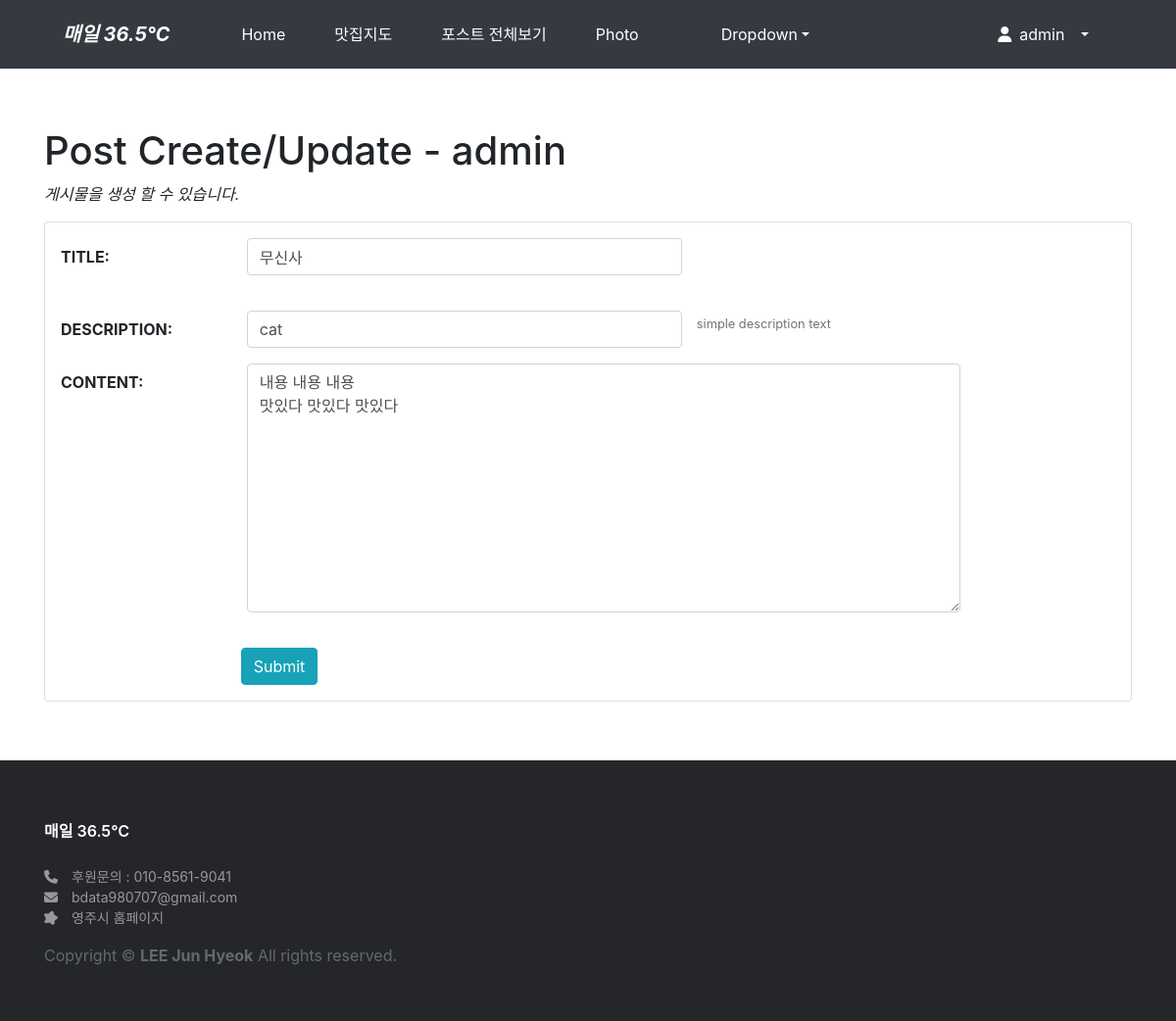
The page /blog/4/update/ (signed in) on the database its author committed.
### blog/models.py (models this page shows, shortened)
class Post(models.Model):
    title = models.CharField('TITLE', max_length=50)
    slug = models.SlugField('SLUG', unique=True, allow_unicode=True, help_text='one word for title alias')
    description = models.CharField('DESCRIPTION', max_length=100, blank=True, help_text='simple description text')
    image = models.ImageField(upload_to='images/', blank=True, null = True)
    content = models.TextField('CONTENT')
    create_dt = models.DateTimeField('CREATE DATE', auto_now_add=True)
    modify_dt = models.DateTimeField('MODIFY DATE', auto_now=True)
    tags = TaggableManager(blank=True)
    owner = models.ForeignKey(User, on_delete=models.CASCADE, verbose_name='OWNER', blank=True, null=True)
    name =models.CharField(max_length=15,blank=True, null=True)
    location = models.CharField(max_length=50,default='',blank=True, null=True)
    latitude=models.FloatField(default=0.0,blank=True, null=True)
    longitude=models.FloatField(default=0.0,blank=True, null=True)
    class Meta:
        verbose_name = 'post'
        verbose_name_plural = 'posts'
        db_table = 'blog_posts'
        ordering = ('-modify_dt',)

### blog/views.py (the view)
# urls.py: path('<int:pk>/update/',views.PostUpdateView.as_view(), name='update'),
class PostUpdateView(OwnerOnlyMixin, UpdateView):
    model = Post
    fields = ['title','description','content','tags']
    success_url = reverse_lazy('blog:index')

### mysite/views.py (called while the page is built)
    def dispatch(self, request,*args,**kwargs):
        obj = self.get_object()
        if request.user != obj.owner:
            return self.handle_no_permission()
        return super().dispatch(request,*args,**kwargs)

### blog/templates/blog/post_form.html (shortened to what this page needs)
{% extends 'base.html' %}
{% load widget_tweaks %}
{% block content %}
    <h1>Post Create/Update - {{user}}</h1>
    <p class="font-italic">게시물을 생성 할 수 있습니다.</p>
    <form action="." method="post" class="card pt-3"> {% csrf_token %}
        <div class="form-group row">
            {{ form.title|add_label_class:"col-form-label col-sm-2 ml-3 font-weight-bold" }}
            <div class="col-sm-5">
                {{ form.title|add_class:"form-control"|attr:"autofocus" }}
            </div>
        </div>
        <div class="form-group row">
            <div class="col-sm-5">
            </div>
        </div>
        <div class="form-group row">
            {{ form.description|add_label_class:"col-form-label col-sm-2 ml-3 font-weight-bold" }}
            <div class="col-sm-5">
                {{ form.description|add_class:"form-control" }}
            </div>
            <small class="form-text text-muted">{{ form.description.help_text }}</small>
        </div>
        <div class="form-group row">
            {{ form.content|add_label_class:"col-form-label col-sm-2 ml-3 font-weight-bold" }}
            <div class="col-sm-8">
                {{ form.content|add_class:"form-control" }}
            </div>
        </div>
        <div class="form-group row">
            <div class="col-sm-5">
            </div>
        </div>
        <div class="form-group">
            <div class="offset-sm-2 col-sm-5">
                <input type="submit" value="Submit" class="btn btn-info" />
            </div>
        </div>
    </form>
{% endblock %}

### templates/base.html (shortened to what this page needs)
<!DOCTYPE html>
<html lang="ko">
<head>
    <link rel="stylesheet" href="https://maxcdn.bootstrapcdn.com/bootstrap/4.5.0/css/bootstrap.min.css">
    <link rel="stylesheet" as="style" crossorigin href="https://cdn.jsdelivr.net/gh/orioncactus/pretendard@v1.3.5/dist/web/static/pretendard.css" />
</head>
<body>
    <nav class="navbar navbar-expand-lg navbar-dark bg-dark">
        <span class="navbar-brand mx-5 mb-0 font-weight-bold font-italic">매일 36.5℃</span>
        <div class="collapse navbar-collapse" id="navbarSupportedContent">
            <ul class="navbar-nav mr-auto">
                <li class="nav-item mx-1 btn">
                    <a class="nav-link text-white" href="{% url 'home' %}">Home</a>
                </li>
                <li class="nav-item mx-1 btn">
                    <a class="nav-link text-white" href="{% url 'bookmark:index' %}">맛집지도</a>
                </li>
                <li class="nav-item mx-1 btn">
                    <a class="nav-link text-white" href="{% url 'blog:index' %}">포스트 전체보기</a>
                </li>
                <li class="nav-item mx-1 btn">
                    <a class="nav-link text-white" href="{% url 'photo:index' %}">Photo</a>
                </li>
                <li class="nav-item dropdown mx-1 btn">
                <li class="nav-item dropdown mx-1 btn">
                    <a class="nav-link dropdown-toggle text-white" href="#" data-toggle="dropdown">Dropdown</a>
                </li>
            </ul>
            <ul class="navbar-nav mx-5">
                <li class="nav-item dropdown mx-1 btn btn-dark">
                    {% if user.is_active %}
                    <a class="nav-link dropdown-toggle text-white" href="#" data-toggle="dropdown">
                        <i class="fas fa-user"></i>&ensp;{% firstof user.get_short_name user.get_username %}&ensp;
                    </a>
                    {% endif %}
                </li>
            </ul>
        </div>
    </nav>
    <div id="main-wrapper">
        <div id="main-content" class="container">
            {% block content %}
            {% endblock %}
        </div>
    </div>
    <footer>
        <div class="container">
            <div class="footer_logo">매일 36.5℃</div>
            <div id="contact_info">
                <p>
                    <a class="text-decoration-none" href="tel:+821085619041"><i class="fa-solid fa-phone"></i>&emsp;후원문의 : 010-8561-9041</a>
                    <br>
                    <a class="text-decoration-none" href="mailto:bdata980707@gmail.com"><i class="fa-solid fa-envelope"></i>&emsp;bdata980707@gmail.com</a>
                    <br>
                    <a class="text-decoration-none" href="https://yeongju.go.kr/open_content/main/index.do" target="_blank"><i class="fa-solid fa-splotch"></i>&emsp;영주시 홈페이지</a>
                </p>
            </div>
            <p style="color:#646873">Copyright © <b>LEE Jun Hyeok</b> All rights reserved.</p>
        </div>
    </footer>
</body>
</html>

### templates/base.html (style rules this page uses)
* { font-family: Pretendard, -apple-system, BlinkMacSystemFont, system-ui, Roboto, "Helvetica Neue", "Segoe UI", "Apple SD Gothic Neo", "Noto Sans KR", "Malgun Gothic", "Apple Color Emoji", "Segoe UI Emoji", "Segoe UI Symbol", sans-serif; }
html, body { margin: 0; padding: 0; height: 100%; }
#main-wrapper { margin: 60px 0; height: auto; min-height: 100%; padding-bottom: 266px; }
footer { height: 266px; position: relative; transform : translateY(-100%); width: 100%; padding: 60px 0; background: #252629; }
#contact_info * { color: #96989c; font-size: 14px; }
footer .footer_logo { padding-bottom: 24px; color: #fff; font-weight: 600; }

### rows shown on the page
Post: title|add_label_class "TITLE:", title "무신사", description|add_label_class "DESCRIPTION:", description "cat", content|add_label_class "CONTENT:", content "내용 내용 내용 맛있다 맛있다 맛있다"

### other values the page prints
{{ user }} "admin"
